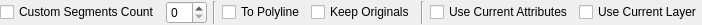
<?xml version="1.0" encoding="UTF-8"?>
<ui version="4.0">
 <class>LC_SplineExplodeOptions</class>
 <widget class="QWidget" name="LC_SplineExplodeOptions">
  <property name="geometry">
   <rect>
    <x>0</x>
    <y>0</y>
    <width>676</width>
    <height>24</height>
   </rect>
  </property>
  <property name="windowTitle">
   <string>Form</string>
  </property>
  <layout class="QGridLayout" name="gridLayout">
   <property name="leftMargin">
    <number>0</number>
   </property>
   <property name="topMargin">
    <number>1</number>
   </property>
   <property name="rightMargin">
    <number>0</number>
   </property>
   <property name="bottomMargin">
    <number>1</number>
   </property>
   <item row="0" column="1">
    <widget class="QSpinBox" name="sbSegmentsCount">
     <property name="toolTip">
      <string>Defines the number of line segments to be generated for each spline-fit spline-fit polyline</string>
     </property>
    </widget>
   </item>
   <item row="0" column="4">
    <widget class="QCheckBox" name="cbKeepOriginals">
     <property name="toolTip">
      <string>If unchecked, original spline will be removed, otherwise it will survive.</string>
     </property>
     <property name="text">
      <string>Keep Originals</string>
     </property>
    </widget>
   </item>
   <item row="0" column="5">
    <widget class="Line" name="line">
     <property name="orientation">
      <enum>Qt::Vertical</enum>
     </property>
    </widget>
   </item>
   <item row="0" column="6">
    <widget class="QCheckBox" name="cbCurrentAttr">
     <property name="toolTip">
      <string>If checked, current attributes will be used for created entities, otherwise - original ones. </string>
     </property>
     <property name="text">
      <string>Use Current Attributes</string>
     </property>
    </widget>
   </item>
   <item row="0" column="2">
    <widget class="Line" name="line_2">
     <property name="orientation">
      <enum>Qt::Vertical</enum>
     </property>
    </widget>
   </item>
   <item row="0" column="7">
    <widget class="QCheckBox" name="cbLayer">
     <property name="toolTip">
      <string>If checked, created entities will be placed on current layer, otherwise they will be placed into original layers.</string>
     </property>
     <property name="text">
      <string>Use Current Layer</string>
     </property>
    </widget>
   </item>
   <item row="0" column="0">
    <widget class="QCheckBox" name="cbCustomSegmentsCount">
     <property name="toolTip">
      <string>If checked, it is possible to specify custom amount of line segments. Otherwise, the value from settings for current drawing will be used.</string>
     </property>
     <property name="text">
      <string>Custom Segments Count</string>
     </property>
    </widget>
   </item>
   <item row="0" column="3">
    <widget class="QCheckBox" name="cbPolyline">
     <property name="toolTip">
      <string>If checked, line segments will be part of polyline. Otherwise, they will be individual lines</string>
     </property>
     <property name="text">
      <string>To Polyline</string>
     </property>
    </widget>
   </item>
  </layout>
 </widget>
 <resources/>
 <connections/>
</ui>
